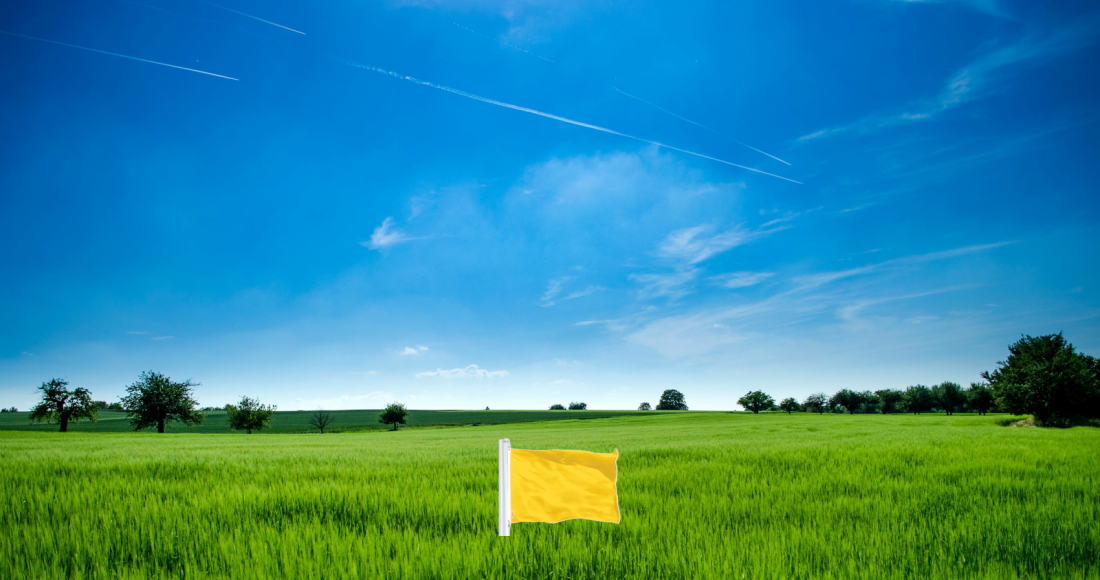
#> input picture wombat/vision/fields_only_yellow_flag.webp, 1100 x 580 px, given in place of the camera
$ python flag_detection_video.py
#> lines starting #> are read from the running program, lines starting #| are printed output that depends on the picture; after the words box and inside, x2 and y2 are one past the last pixel; in counts of white or black regions, pixels touching at a corner belong together
import numpy as np
import cv2 as cv

# HSV color values
LOWER_MATCH_COLOR = np.array([42//2, 100, 166])
UPPER_MATCH_COLOR = np.array([59//2, 255, 255])
#LOWER_MATCH_COLOR = np.array([150,150,150])
#UPPER_MATCH_COLOR = np.array([250, 250, 250])

KNOWN_WIDTH_CM = 5.08
FOCAL_LENGTH = 892.2244094488188

def calculate_contour_distance(contour1, contour2):
    x1, y1, w1, h1 = cv.boundingRect(contour1)
    c_x1 = x1 + w1 / 2
    c_y1 = y1 + h1 / 2

    x2, y2, w2, h2 = cv.boundingRect(contour2)
    c_x2 = x2 + w2 / 2
    c_y2 = y2 + h2 / 2

    return max(abs(c_x1 - c_x2) - (w1 + w2) / 2, abs(c_y1 - c_y2) - (h1 + h2) / 2)

def agglomerative_cluster(contours, threshold_distance=40.0):
    current_contours = [np.array(contour) for contour in contours]
    while len(current_contours) > 1:
        min_distance = None
        min_coordinate = None

        for x in range(len(current_contours) - 1):
            for y in range(x + 1, len(current_contours)):
                distance = calculate_contour_distance(current_contours[x], current_contours[y])
                if min_distance is None:
                    min_distance = distance
                    min_coordinate = (x, y)
                elif distance < min_distance:
                    min_distance = distance
                    min_coordinate = (x, y)

        if min_distance < threshold_distance:
            index1, index2 = min_coordinate
            current_contours[index1] = np.vstack((current_contours[index1], current_contours[index2]))
            del current_contours[index2]
        else:
            break
    return current_contours


def calculate_distance(focal_length, real_width, width_in_pixels):
    return (real_width * focal_length) / width_in_pixels

def main():
    cap = cv.VideoCapture(2)

    while True:
        ret, frame = cap.read()
#> frame is the input picture: shape (580, 1100, 3); mean B, G, R 147.9, 139.9, 53.2
        if not ret:
            break

        hsv = cv.cvtColor(frame, cv.COLOR_BGR2HSV)
#> hsv: shape (580, 1100, 3); mean H, S, V 83.6, 214.9, 183.7
        #mask = cv.inRange(hsv, LOWER_MATCH_COLOR, UPPER_MATCH_COLOR)
        mask = cv.inRange(frame, LOWER_MATCH_COLOR, UPPER_MATCH_COLOR)
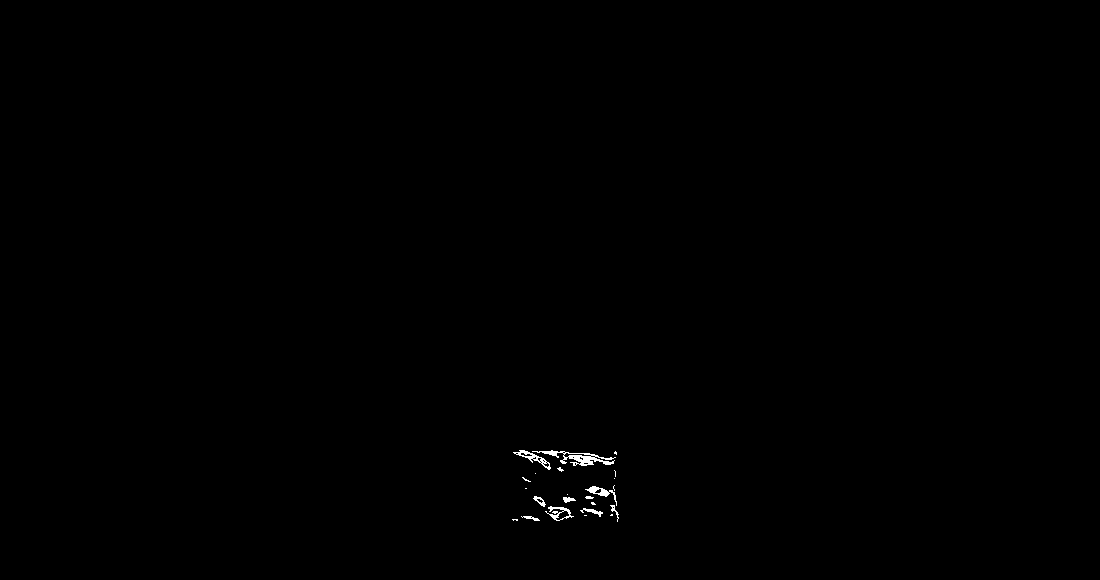
#> mask: shape (580, 1100); 0.21% white; 23 white regions (13 under 20 px), largest, box (x1, y1, x2, y2) and area: (532, 450, 616, 466) 452, (513, 450, 551, 470) 182, (585, 486, 617, 506) 160
        edges = cv.Canny(mask, 100, 200)
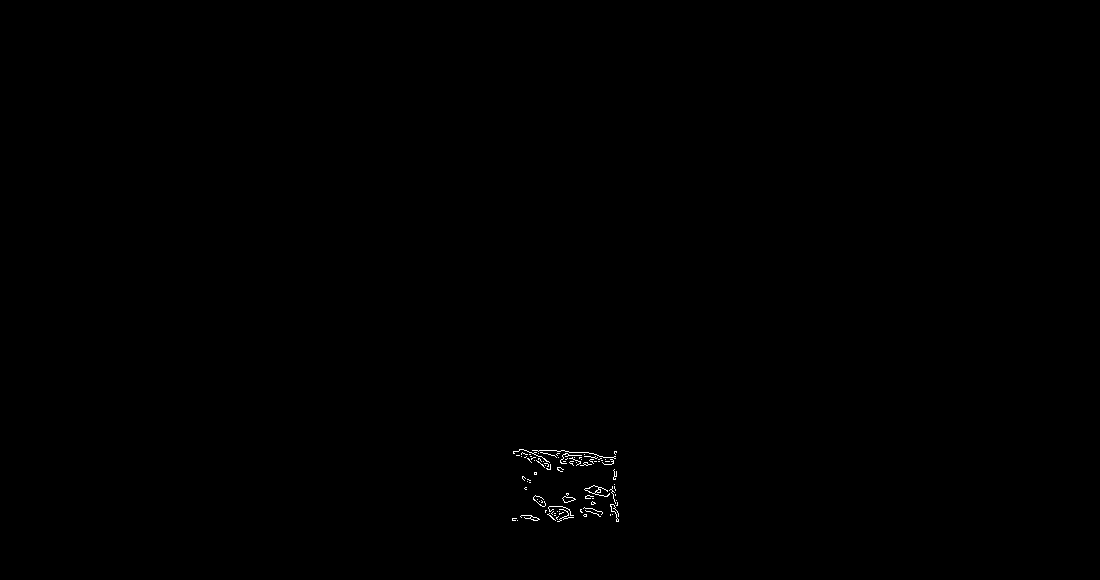
#> edges: shape (580, 1100); 0.15% white in thin lines or dots, all inside (x1, y1, x2, y2) = (512, 449, 619, 522)
        contours, _ = cv.findContours(edges, cv.RETR_TREE, cv.CHAIN_APPROX_SIMPLE)
#> contours = 97 contours, 92 with area under 20; largest, box (x1, y1, x2, y2) and area: (584, 485, 610, 497) 78, (584, 485, 599, 494) 60, (562, 496, 576, 503) 45, (562, 496, 575, 503) 44, (520, 515, 540, 521) 23

        merged_contours = agglomerative_cluster(contours)
#> in agglomerative_cluster, `current_contours = [np.array(contour) for contour in contours]`: current_contours has the same summary as contours in main
#> the loop in agglomerative_cluster, `while len(current_contours) > 1:` made 96 passes

        rect_img = frame

        for cnt in merged_contours:
            x, y, w, h = cv.boundingRect(cnt)
            if w < 20 or h < 20:
                continue

            aspect_ratio = h/w
            theta = np.arctan(aspect_ratio)
            corrected_width = w / np.cos(theta)

            distance = calculate_distance(FOCAL_LENGTH, KNOWN_WIDTH_CM, corrected_width)

            rect_img = cv.rectangle(rect_img, (x, y), (x+w, y+h), (0, 255, 0), 2)
            cv.putText(rect_img, f"{distance:.2f} cm", (x, y - 10), cv.FONT_HERSHEY_SIMPLEX, 0.6, (0, 255, 0), 2)
#> this loop made 1 pass
#> pass 1, in main, `rect_img = cv.rectangle(rect_img, (x, y), (x+w, y+h), (0, 255, 0), 2)`:
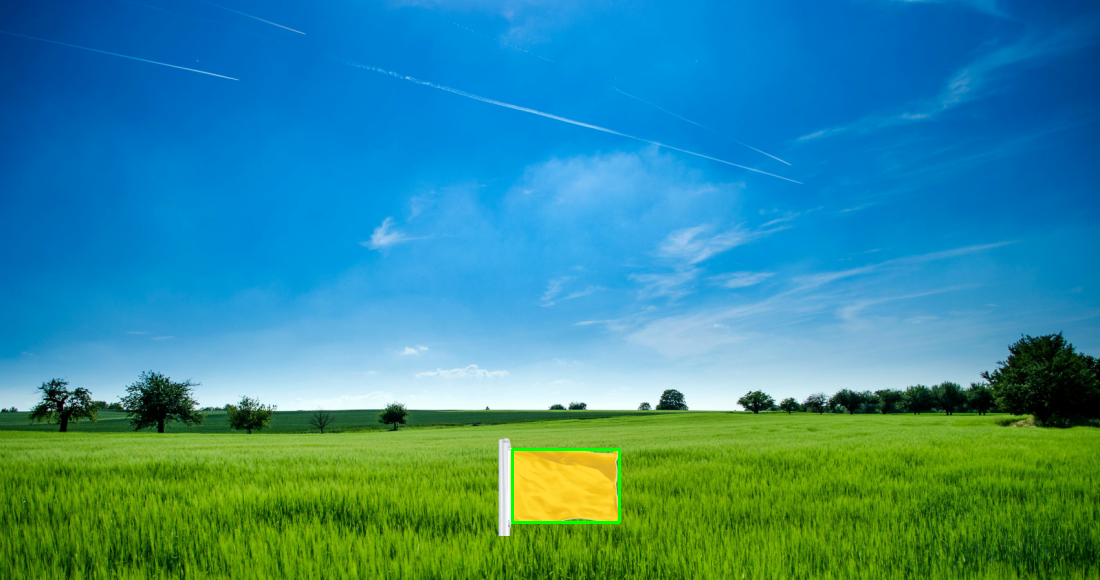
#> rect_img: shape (580, 1100, 3); 0.17% of pixels changed, all inside (x1, y1, x2, y2) = (511, 448, 621, 524)
#> after the loop:
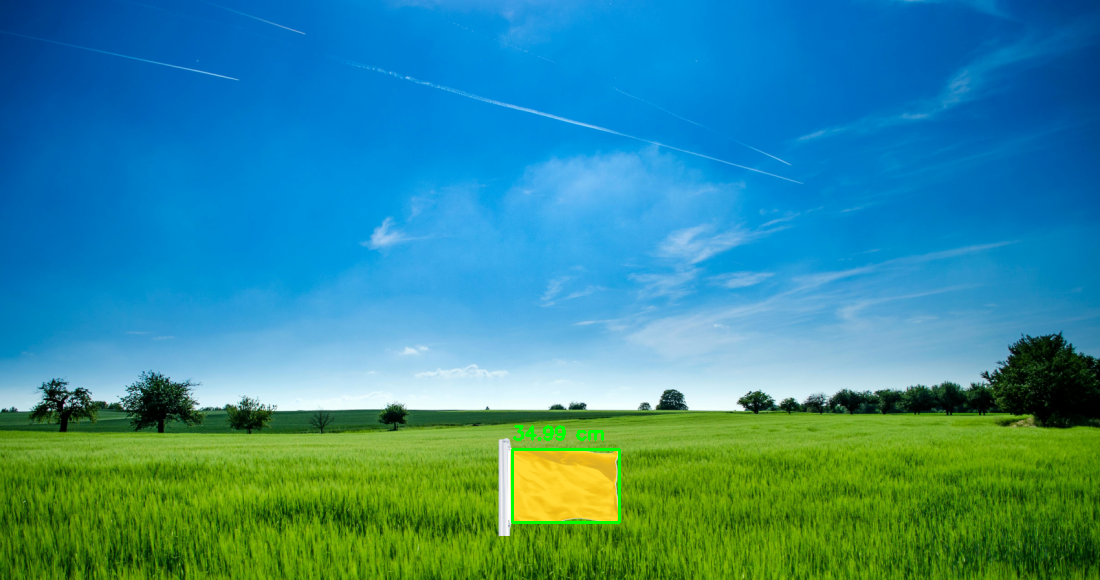
#> rect_img: shape (580, 1100, 3); 0.09% of pixels changed, all inside (x1, y1, x2, y2) = (513, 425, 604, 441)

        cv.imshow('Mask', mask)
        cv.imshow('Edges', edges)
        cv.imshow('Rect Img', rect_img)

        if cv.waitKey(1) & 0xFF == ord('q'):
#> (key q is pressed here)
            break

    cap.release()
    cv.destroyAllWindows()

if __name__ == "__main__":
    main()
